Frame 1 (no input): blank canvas, image omitted
Frame 60 (the mouse pressed at the canvas centre just before this capture): blank canvas, image omitted
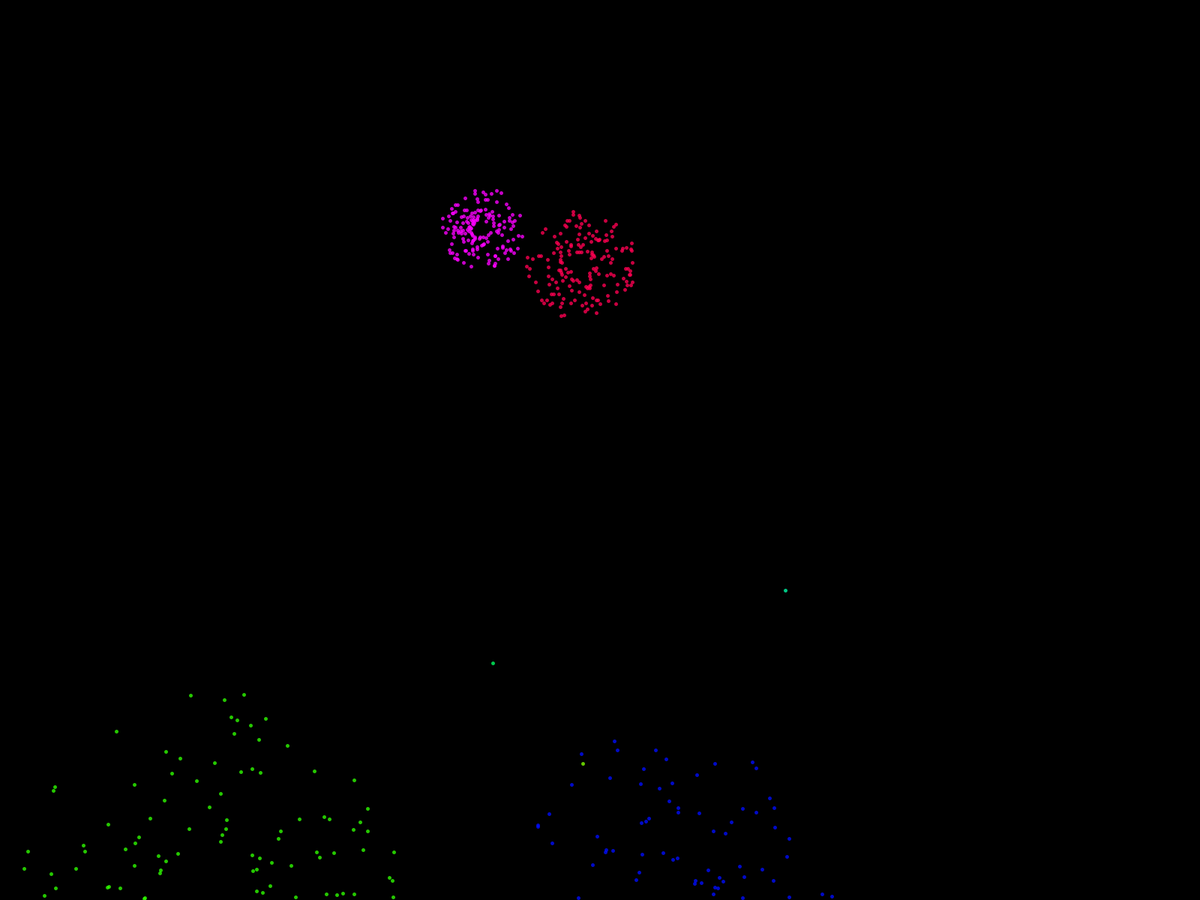
Frame 120 (the mouse held since frame 60 and released just before this capture)

The Processing sketch whose frames 1 and 60 were blank and that drew this single picture after the mouse press (run headless with seeded random() and noise(); from frame 60 on, the mouse is pressed at the canvas centre):

// Processing sketch: fireworks
// ── fireworks.pde
ArrayList<Firework> fireworks = new ArrayList<Firework>();
PVector gravity;
//int n_firework = 100;

void setup() {
  //size(400, 400);
  fullScreen();
  colorMode(HSB);
  stroke(255);
  strokeWeight(5);
  
  gravity = new PVector(0, 0.2);
    
}

void draw() {
  background(0, 0, 0, 10);

  if (random(0, 1) < 0.05) {
    Firework f = new Firework(round(random(150, 200)));
    fireworks.add(f);
  }
 
  for (int i = fireworks.size() - 1; i >= 0; i--) {
    if (fireworks.get(i).particles.size() < 1) {
      fireworks.remove(i);
    }
    else {
      fireworks.get(i).update();
      fireworks.get(i).show();
    }
  }
}
// ── Firework.pde
class Firework {
  ArrayList<Particle> particles = new ArrayList<Particle>();
  Particle particle;
  int n_particles;
  boolean exploded = false;
  int c;
  
  Firework(int n_particles) {
    this.particle = new Particle(random(0, width), height);
    this.particle.applyForce(new PVector(random(-2, 2), random(-20, -8)));
    this.particles.add(particle);
    this.n_particles = n_particles;
    this.c = color(random(0, 255), 255, 255, 200);
  }
  
  void update() {
    for (Particle p : particles) {
      p.applyForce(gravity);
      p.update();
    }
    
    if (this.particle.v.y >= 0 && !this.exploded) {
      this.particles.clear();
      this.exploded = true;
      for (int i = 0; i < this.n_particles; i++) {
        Particle p = new Particle(this.particle.pos.x, this.particle.pos.y);
        p.applyForce(PVector.random2D().setMag(random(1, 5)));
        this.particles.add(p);
      }
    } else if (this.exploded) {
      for (int i = this.particles.size() - 1; i >= 0; i--) {
        if (this.particles.get(i).pos.y > height)
          this.particles.remove(i);
      }
    }
  }
  
  void show() {
    stroke(this.c);
    for (Particle p : particles) {
      p.show();
    }
  }
}
// ── Particle.pde
class Particle {
  
  PVector pos, v, a;
  
  Particle(float x, float y) {
    this.pos = new PVector(x, y);
    this.v = new PVector(0, 0);
    this.a = new PVector(0, 0);
  }
  
  void applyForce(PVector force) {
    this.a.add(force);
  }
  
  void update() {
    this.v.add(this.a);
    this.pos.add(this.v);
    this.a.mult(0);
  }
  
  void show() {
    point(this.pos.x, this.pos.y);
  }
}
